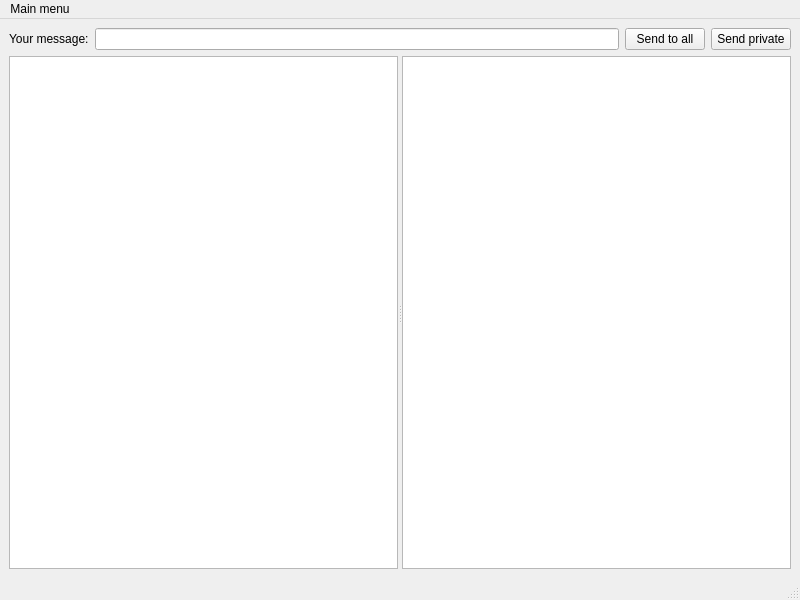
<?xml version="1.0" encoding="UTF-8"?>
<ui version="4.0">
 <class>MainWindow</class>
 <widget class="QMainWindow" name="MainWindow">
  <property name="geometry">
   <rect>
    <x>0</x>
    <y>0</y>
    <width>800</width>
    <height>600</height>
   </rect>
  </property>
  <property name="windowTitle">
   <string>Chat Client</string>
  </property>
  <widget class="QWidget" name="centralwidget">
   <layout class="QVBoxLayout" name="verticalLayout">
    <item>
     <layout class="QHBoxLayout" name="horizontalLayout">
      <item>
       <widget class="QLabel" name="label">
        <property name="text">
         <string>Your message:</string>
        </property>
       </widget>
      </item>
      <item>
       <widget class="QLineEdit" name="messageLineEdit"/>
      </item>
      <item>
       <widget class="QPushButton" name="sendMessageButton">
        <property name="text">
         <string>Send to all</string>
        </property>
       </widget>
      </item>
      <item>
       <widget class="QPushButton" name="privateMessageSendButton">
        <property name="text">
         <string>Send private</string>
        </property>
       </widget>
      </item>
     </layout>
    </item>
    <item>
     <widget class="QSplitter" name="splitter">
      <property name="orientation">
       <enum>Qt::Horizontal</enum>
      </property>
      <widget class="QTextBrowser" name="commonChatBrowser"/>
      <widget class="QTextBrowser" name="privateChatBrowser"/>
     </widget>
    </item>
   </layout>
  </widget>
  <widget class="QMenuBar" name="menubar">
   <property name="geometry">
    <rect>
     <x>0</x>
     <y>0</y>
     <width>800</width>
     <height>22</height>
    </rect>
   </property>
   <widget class="QMenu" name="menuMain_menu">
    <property name="title">
     <string>Main menu</string>
    </property>
    <addaction name="actionOpen_another_client"/>
    <addaction name="separator"/>
    <addaction name="actionCloseClient"/>
   </widget>
   <addaction name="menuMain_menu"/>
  </widget>
  <widget class="QStatusBar" name="statusbar"/>
  <action name="actionOpen_another_client">
   <property name="text">
    <string>Open another client</string>
   </property>
  </action>
  <action name="actionCloseClient">
   <property name="text">
    <string>Close this client</string>
   </property>
  </action>
 </widget>
 <resources/>
 <connections/>
</ui>
